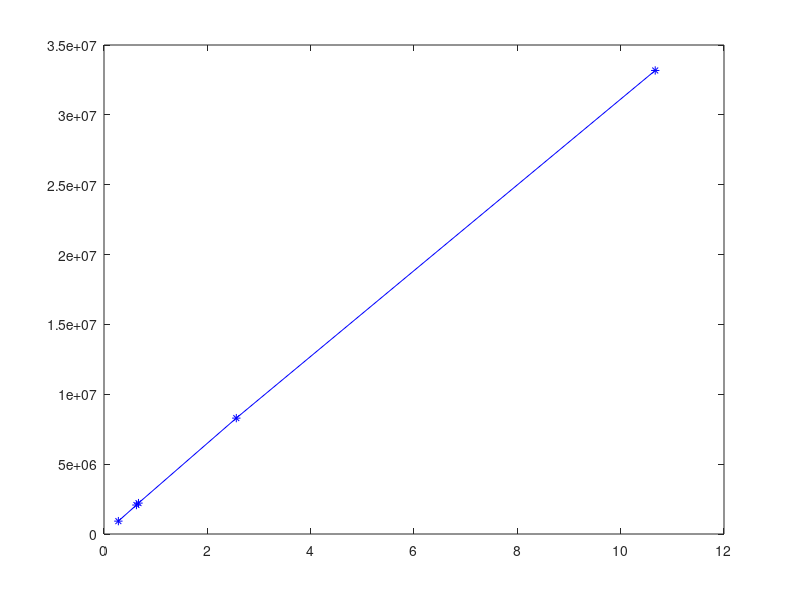

Write MATLAB code to recreate this figure.
pixels = [1280*720,1920*1080,2048 * 1080, 3840*2160,7680*4320];
temps = [0.2780,0.62767,0.667420,2.56063,10.6687];

plot(temps,pixels,"-*b")
